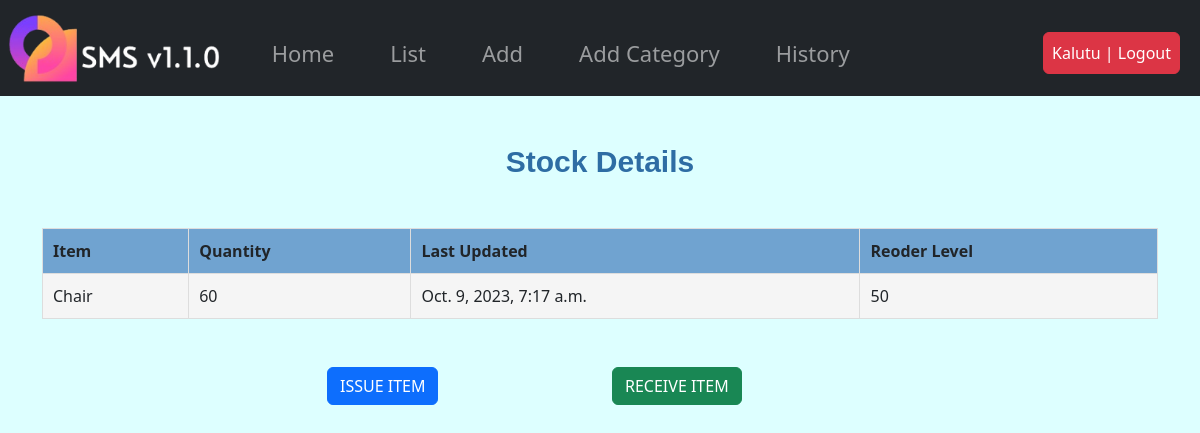
/stock/detail/16/ (signed in), run on the app's committed database.
### stockmgt/models.py (models this page shows, shortened)
class Stock(models.Model):
    category = models.ForeignKey(Category, on_delete=models.CASCADE, blank=True, null=True)
    item_name = models.CharField(max_length=50, blank=True, null=True)
    quantity = models.IntegerField(default='0', blank=True, null=True)
    receive_quantity = models.IntegerField(default='0', blank=True, null=True)
    receive_by = models.CharField(max_length=50, blank=True, null=True)
    issue_quantity = models.IntegerField(default='0', blank=True, null=True)
    issue_by = models.CharField(max_length=50, blank=True, null=True)
    issue_to = models.CharField(max_length=50, blank=True, null=True)
    phone_number = models.CharField(max_length=50, blank=True, null=True)
    created_by = models.CharField(max_length=50, blank=True, null=True)
    reorder_level = models.IntegerField(default='0', blank=True, null=True)
    timestamp = models.DateTimeField(auto_now_add=True, auto_now=False)
    last_updated = models.DateTimeField(auto_now_add=False, auto_now=True)
    export_to_CSV = models.BooleanField(default=False)

### stockmgt/views.py (the view)
# urls.py: path('detail/<str:id>/', stock_detail, name="detail"),
@login_required(login_url=('/accounts/login'))
def stock_detail(request, id):
    title = "Stock Details"
    queryset = Stock.objects.get(id=id)
    context={
        'title':title,
        'queryset': queryset,
    }
    return render(request, 'stock/detail.html', context)

### stockmgt/templates/stock/detail.html
{% extends 'stock/base.html' %}
{% load bootstrap5 %}
{% block content %}
      <div class="container mt-5">
        <h1 class="title mb-5">{{ title }}</h1>
      </div>
      <div class="container">
        <table>
                <tr>
                  <th>Item</th>
                  <th>Quantity</th>
                  <th>Last Updated</th>
                  <th>Reoder Level</th>
                </tr>
                <tr>
                  <td>{{queryset.item_name}}</td>
                  <td>{{queryset.quantity}}</td>
                  <td>{{queryset.last_updated}}</td>
                  <td>{{queryset.reorder_level}}</td>
                </tr>
        </table>
        <div class="row mt-5">
          <div class="col-sm-3"></div>
          <div class="col-sm-3"><a href='{% url "stock:issue" id=queryset.id%}'><div class='btn btn-primary'>ISSUE ITEM</div></a></div>
          <div class="col-sm-3"><a href='{% url "stock:receive" id=queryset.id%}'><div class='btn btn-success'>RECEIVE ITEM</div></a></div>
          <div class="col-sm-3"></div>
        </div>
      </div>
{% endblock %}

### stockmgt/templates/stock/base.html (shortened to what this page needs)
{% load static %}
<!DOCTYPE html>
<html lang="en">
<head>
    <link rel="stylesheet" href="https://cdnjs.cloudflare.com/ajax/libs/font-awesome/5.15.3/css/all.min.css">
    <link href="https://cdn.jsdelivr.net/npm/bootstrap@5.3.2/dist/css/bootstrap.min.css" rel="stylesheet">
    <link rel="stylesheet" href="{% static 'css/styles.css' %}">
</head>
<body>
    <nav class="navbar navbar-expand-lg navbar-dark bg-dark">
        {% if user.is_authenticated %}
        <a class="navbar-brand" href="{% url 'home' %}"><img height="70px" src="{% static 'img/logo.png' %}" alt="logo"></a>
        <div class="collapse navbar-collapse" id="navbarNav">
            <ul class="navbar-nav ml-auto">
                <li class="nav-item">
                    <a class="nav-link" href="{% url 'home' %}">Home</a>
                </li>
                <li class="nav-item">
                    <a class="nav-link" href="{% url 'stock:list' %}">List</a>
                </li>
                <li class="nav-item">
                    <a class="nav-link" href="{% url 'stock:add' %}">Add</a>
                </li>
                <li class="nav-item">
                    <a class="nav-link" href="{% url 'stock:add_category' %}">Add Category</a>
                </li>
                <li class="nav-item">
                    <a class="nav-link" href="{% url 'stock:history' %}">History</a>
                </li>
            </ul>
        </div>
        <ul class="navbar-nav">
            <li class="nav-item">
                    <a href="{% url 'accounts:logout' %}" class="btn btn-danger p-2">{{user}} | Logout</a>
            </li>
        </ul>
        {% endif %}
    </nav>
    {% block content %}
    {% endblock %}
</body>
</html>

### stockmgt/static/css/styles.css (style rules this page uses)
* { margin: 0; box-sizing: border-box; }
body { background-color: rgb(221, 255, 255); }
.nav-item { font-size: 22px; margin: 20px 20px 10px 20px; }
.title, .home { font-family: helvetica; font-weight: bold; font-size: 30px; color: #2e6da4; text-align: center; }
table { width: 100%; border-collapse: collapse; margin: 20px 0; }
th { background-color: #70a3d0; text-align: left; padding: 10px; font-weight: bold; border: 1px solid #ddd; }
td { padding: 10px; border: 1px solid #ddd; }
tr:nth-child(even) { background-color: #f5f5f5; }

### data on the page
Stock: item_name "Chair", quantity "60", last_updated "Oct. 9, 2023, 7:17 a.m.", reorder_level "50"

### other printed values
{{ user }} "Kalutu"
{{ title }} "Stock Details"
